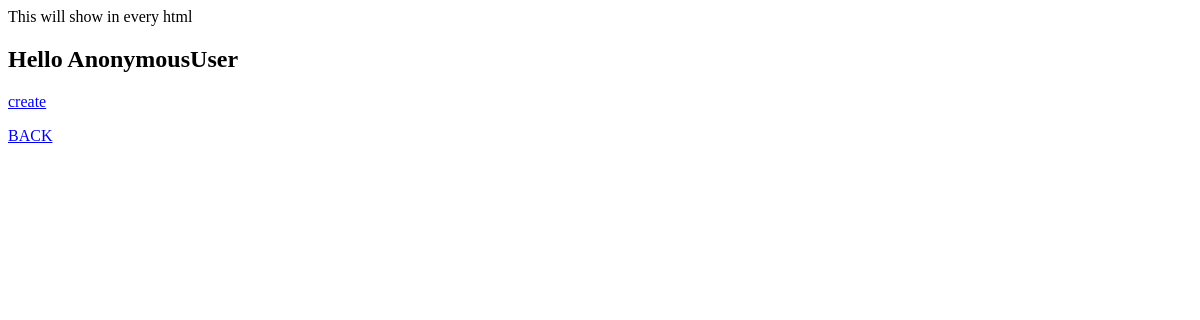
/blog/, run on an earlier commit of the app's database.
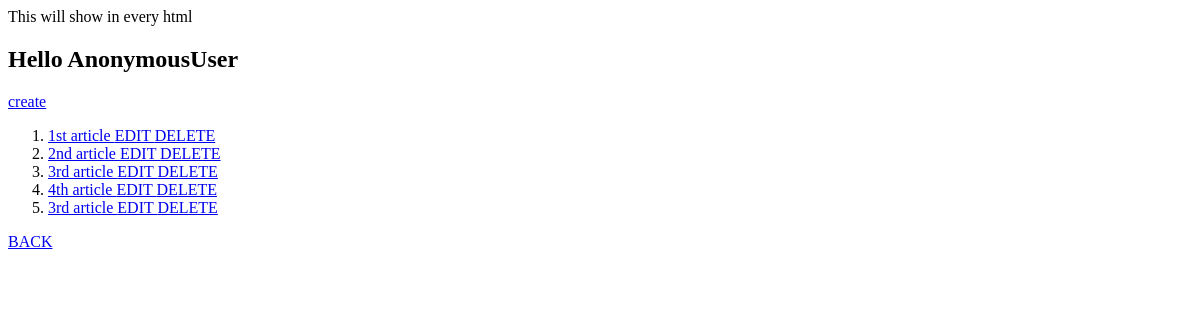
And on a later commit of the database.
### blog/models.py (models this page shows, shortened)
class article(models.Model):
    title   = models.CharField(max_length=120)
    content = models.TextField()
    active  = models.BooleanField(default=True)
    def get_absolute_url(self):
        return reverse('blog:article_view', kwargs={'pk': self.id})
    def get_edit_url(self):
        return reverse('blog:edit_view', kwargs={'pk': self.id})
    def get_delete_url(self):
        return reverse('blog:delete_view', kwargs={'pk': self.id})

### blog/views.py (the view)
# urls.py: path('',         class_list_view.as_view(),     name= 'list_view'),
class class_list_view(ListView):
    template_name = 'article/list_view.html'
    queryset = article.objects.all()

### blog/templates/article/list_view.html
{% extends 'base.html' %}
{% block content %}
<a href = 'create/'> create </a>
<ol>
    {% for obj in object_list %}
    <li>
        <a href = '{{obj.get_absolute_url}}'> {{obj.title}} </a>
        <a href = '{{obj.get_edit_url}}'> EDIT </a>
        <a href = '{{obj.get_delete_url}}'> DELETE </a>
    </li>
    {% endfor %}
</ol>
<a href = '../'> BACK </a>
{% endblock %}

What changed in the data, as far as the page shows it:
added article: title "1st article"
added article: title "2nd article"
added article: title "3rd article"
added article: title "4th article"
added article: title "3rd article"
